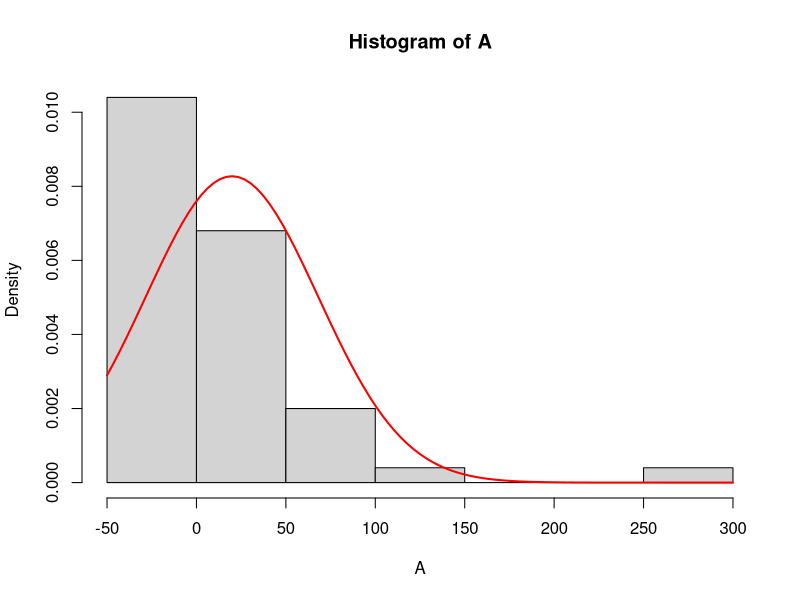
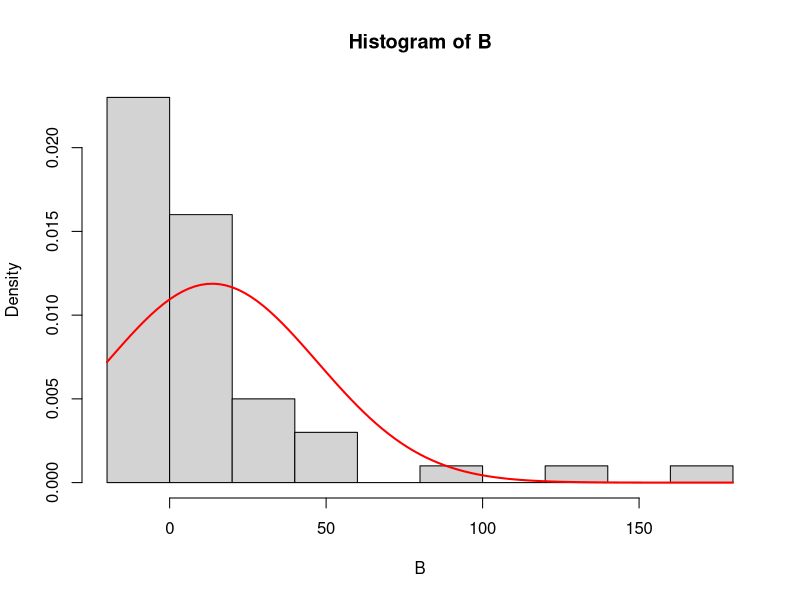
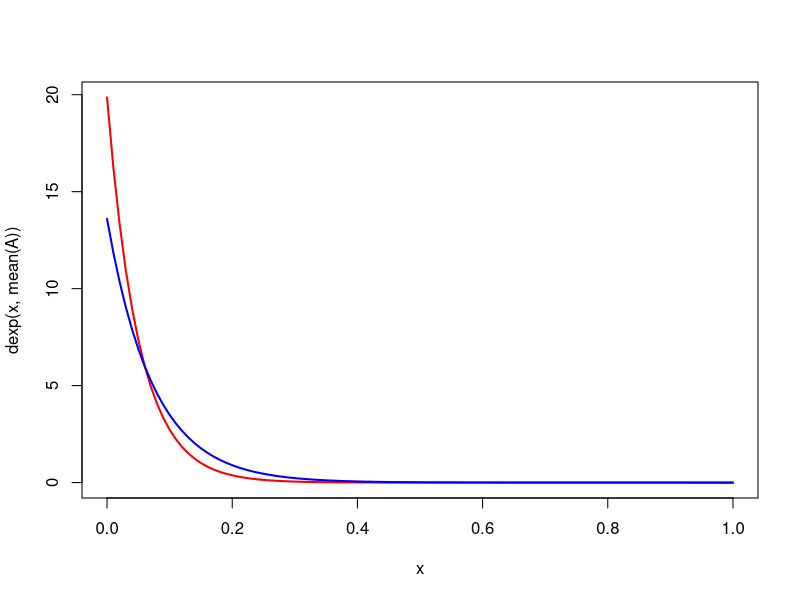

Here is the R script that generated these plots, in order: (Note: this script raises an error after producing the figures.)
#example 1
A=c(1.8,+1.4,-3.4,+4.8,+3.3,-0.1,+2.9,-1.1,+3.1,-1.4,+2.1,-0.7,+0.8,-2.7,+0.6,-0.6,-1.8,+1.2,-0.5,-1.1 )
B=c(-1.3,+10.0,-2.0,-7.3,+2.8,+6.8,-0.3,+1.5,-4.7,+22.6,+1.1,+4.3,+3.5,+6.7,+5.0,+11.2,-5.5,-2.3,-0.4,0.0)
alpha=.05
var.test(B,A,conf.level = 1-alpha)
sqrt(var.test(B,A,conf.level = 1-alpha)$conf.int)

var(A)
var(B)
var(A)/var(B)
pf(var(A)/var(B),19,19)

var.test(A,B,ratio = 1,alternative = "less")

#example 2
pf(.918^2/.919^2,49,47)
1-pf(.918^2/.919^2,49,47)

2*pf(.918^2/.919^2,49,47)

poolvar=(49*.918^2+47*.919^2)/(50+48-2)
TS=(4.12-3.917)/sqrt(poolvar*(1/50+1/48))
1-pt(TS,50+48-2)

########## If using unpooled? #TS changes ever so slightly and df changes slighty (more sign. differences if n is small)
df=(.918^2/50+.919^2/48)^2/((1/49)*(.918^2/50)^2+(1/47)*(.919^2/48)^2)
TS=(4.12-3.917)/sqrt((.918^2/50+.919^2/48))
1-pt(TS,df)

#example 3
A=c(71, -3, -1, -3, 286, 3, -8, -1, -6, 6, 40, 3, 72, 45, -6, -5, -5, -3, -3, -3, 121, 20, 76, -4, 0, 40, 52, 3, 4, -3, 47, -16, 0, 38, 40, 5, -5, 36, -6, -1, -4, -8, -6, 17, -3, 72, -2, 3, 5, -7)
B=c(31, 1, -2, -9, 0, 43, 21, 5, -6, -1, 1, -5, 3, -5, -7, -4, 44, -1, 42, -5, -7, 36, 17, 132, -3 , -4, -3, 7, -1 , 1, 0, 11, 5, 3, 16, 91, 12, 25, -2, -2, 6, 165, 1 , -2, 0, 36, 3, 4, -9, -4)
hist(A,freq = F)
curve(dnorm(x,mean(A),sd(A)),add=T,col="red",lwd=2)
hist(B,freq=F)
curve(dnorm(x,mean(B),sd(B)),add=T,col="red",lwd=2)

mean(A)
mean(B)
curve(dexp(x,mean(A)),col="red",lwd=2)
curve(dexp(x,mean(B)),col="blue",add=T,lwd=2)

#download and instal nortest package
ad.test(A)
ad.test(B)

var.test(A,B,ratio = 1)

#load install car package
data=data.frame(id=c(rep("A",length(A)),rep("B",length(B))),time=c(A,B))
data
leveneTest(data$time~data$id)

t.test(A,B,var.equal = T)
t.test(A,B,var.equal = F)

#Example 4
prop.test(x = c(64,68),n = c(374,378),alternative = "two.sided",correct = F)

(((64/374)-(68/378)))/sqrt(((64+68)/(374+378))*(1-(64+68)/(374+378))*((1/374)+(1/378)))
2*pnorm(-0.3161303)

#Example 5
(((224/840)-(113/648))-.1)/sqrt(((224/840)*(1-224/840)/(840))+((113/648)*(1-113/648)/(648)))
pnorm(-0.3617398)

#Example 6
prop.test(x=c(45,239),n = c(12853,79666),correct = F)
2*pnorm(sqrt(0.90813)) #not correct since the prob is over 1....
2*(1-pnorm(sqrt(0.90813)))
